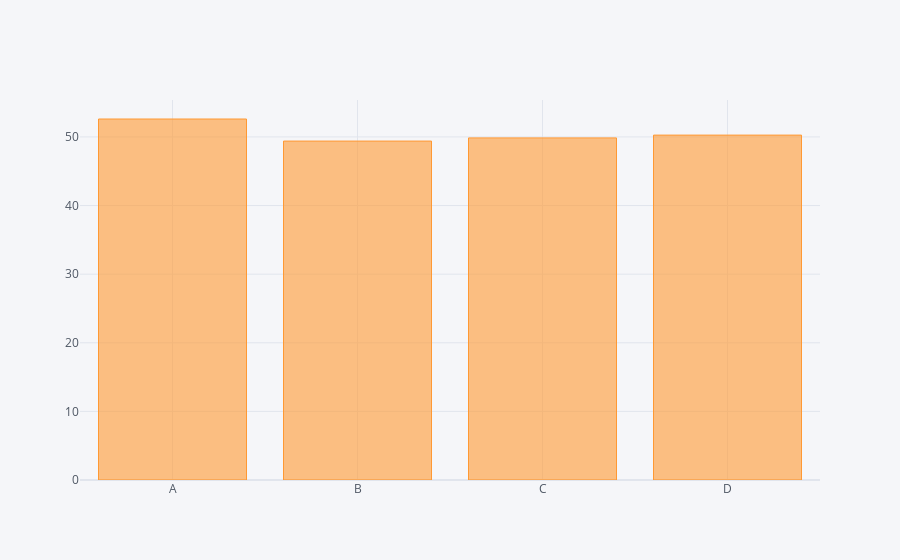

This figure's notebook cell:
### Code cell
data.sum().iplot(kind='bar')

### Figure 1 — Plotly figure (JSON) as saved in the notebook; plotly's stock layout.template omitted (floating-point values rounded to 4 significant figures)
{"data": [{"marker": {"color": "rgba(255, 153, 51, 0.6)", "line": {"color": "rgba(255, 153, 51, 1.0)", "width": 1}}, "name": "None", "orientation": "v", "text": "", "type": "bar", "x": ["A", "B", "C", "D"], "y": [52.62, 49.4, 49.86, 50.27]}], "layout": {"legend": {"bgcolor": "#F5F6F9", "font": {"color": "#4D5663"}}, "paper_bgcolor": "#F5F6F9", "plot_bgcolor": "#F5F6F9", "title": {"font": {"color": "#4D5663"}}, "xaxis": {"gridcolor": "#E1E5ED", "showgrid": true, "tickfont": {"color": "#4D5663"}, "title": {"font": {"color": "#4D5663"}, "text": ""}, "zerolinecolor": "#E1E5ED"}, "yaxis": {"gridcolor": "#E1E5ED", "showgrid": true, "tickfont": {"color": "#4D5663"}, "title": {"font": {"color": "#4D5663"}, "text": ""}, "zerolinecolor": "#E1E5ED"}}}
